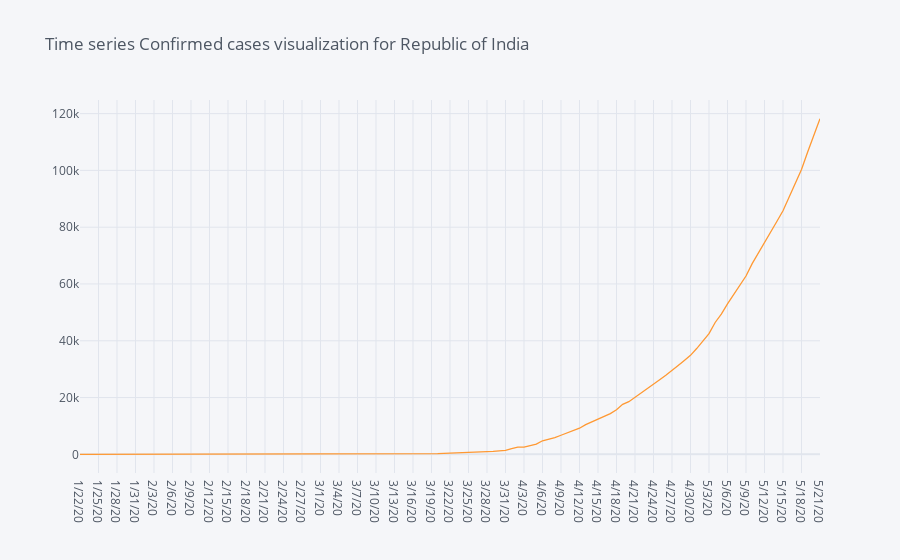

Here is the notebook cell this chart was saved with:
### Code cell
#transpose is used to interchange rows and columns with each other(labels)
covid_country.loc['India'].transpose().iplot(title="Time series Confirmed cases visualization for Republic of India")

### Figure 1 — Plotly figure (JSON) as saved in the notebook; plotly's stock layout.template omitted (floating-point values rounded to 4 significant figures)
{"data": [{"line": {"color": "rgba(255, 153, 51, 1.0)", "dash": "solid", "shape": "linear", "width": 1.3}, "mode": "lines", "name": "India", "text": "", "type": "scatter", "x": ["1/22/20", "1/23/20", "1/24/20", "1/25/20", "1/26/20", "1/27/20", "1/28/20", "1/29/20", "1/30/20", "1/31/20", "2/1/20", "2/2/20", "2/3/20", "2/4/20", "2/5/20", "2/6/20", "2/7/20", "2/8/20", "2/9/20", "2/10/20", "2/11/20", "2/12/20", "2/13/20", "2/14/20", "2/15/20", "2/16/20", "2/17/20", "2/18/20", "2/19/20", "2/20/20", "2/21/20", "2/22/20", "2/23/20", "2/24/20", "2/25/20", "2/26/20", "2/27/20", "2/28/20", "2/29/20", "3/1/20", "3/2/20", "3/3/20", "3/4/20", "3/5/20", "3/6/20", "3/7/20", "3/8/20", "3/9/20", "3/10/20", "3/11/20", "3/12/20", "3/13/20", "3/14/20", "3/15/20", "3/16/20", "3/17/20", "3/18/20", "3/19/20", "3/20/20", "3/21/20", "3/22/20", "3/23/20", "3/24/20", "3/25/20", "3/26/20", "3/27/20", "3/28/20", "3/29/20", "3/30/20", "3/31/20", "4/1/20", "4/2/20", "4/3/20", "4/4/20", "4/5/20", "4/6/20", "4/7/20", "4/8/20", "4/9/20", "4/10/20", "4/11/20", "4/12/20", "4/13/20", "4/14/20", "4/15/20", "4/16/20", "4/17/20", "4/18/20", "4/19/20", "4/20/20", "4/21/20", "4/22/20", "4/23/20", "4/24/20", "4/25/20", "4/26/20", "4/27/20", "4/28/20", "4/29/20", "4/30/20", "5/1/20", "5/2/20", "5/3/20", "5/4/20", "5/5/20", "5/6/20", "5/7/20", "5/8/20", "5/9/20", "5/10/20", "5/11/20", "5/12/20", "5/13/20", "5/14/20", "5/15/20", "5/16/20", "5/17/20", "5/18/20", "5/19/20", "5/20/20", "5/21/20"], "y": [0, 0, 0, 0, 0, 0, 0, 0, 1, 1, 1, 2, 3, 3, 3, 3, 3, 3, 3, 3, 3, 3, 3, 3, 3, 3, 3, 3, 3, 3, 3, 3, 3, 3, 3, 3, 3, 3, 3, 3, 5, 5, 28, 30, 31, 34, 39, 43, 56, 62, 73, 82, 102, 113, 119, 142, 156, 194, 244, 330, 396, 499, 536, 657, 727, 887, 987, 1024, 1251, 1397, 1998, 2543, 2567, 3082, 3588, 4778, 5311, 5916, 6725, 7598, 8446, 9205, 10453, 11487, 12322, 13430, 14352, 15722, 17615, 18539, 20080, 21370, 23077, 24530, 26283, 27890, 29451, 31324, 33062, 34863, 37257, 39699, 42505, 46437, 49400, 52987, 56351, 59695, 62808, 67161, 70768, 74292, 78055, 81997, 85784, 90648, 95698, 100328, 106475, 112028, 118226]}], "layout": {"legend": {"bgcolor": "#F5F6F9", "font": {"color": "#4D5663"}}, "paper_bgcolor": "#F5F6F9", "plot_bgcolor": "#F5F6F9", "title": {"font": {"color": "#4D5663"}, "text": "Time series Confirmed cases visualization for Republic of India"}, "xaxis": {"gridcolor": "#E1E5ED", "showgrid": true, "tickfont": {"color": "#4D5663"}, "title": {"font": {"color": "#4D5663"}, "text": ""}, "zerolinecolor": "#E1E5ED"}, "yaxis": {"gridcolor": "#E1E5ED", "showgrid": true, "tickfont": {"color": "#4D5663"}, "title": {"font": {"color": "#4D5663"}, "text": ""}, "zerolinecolor": "#E1E5ED"}}}
